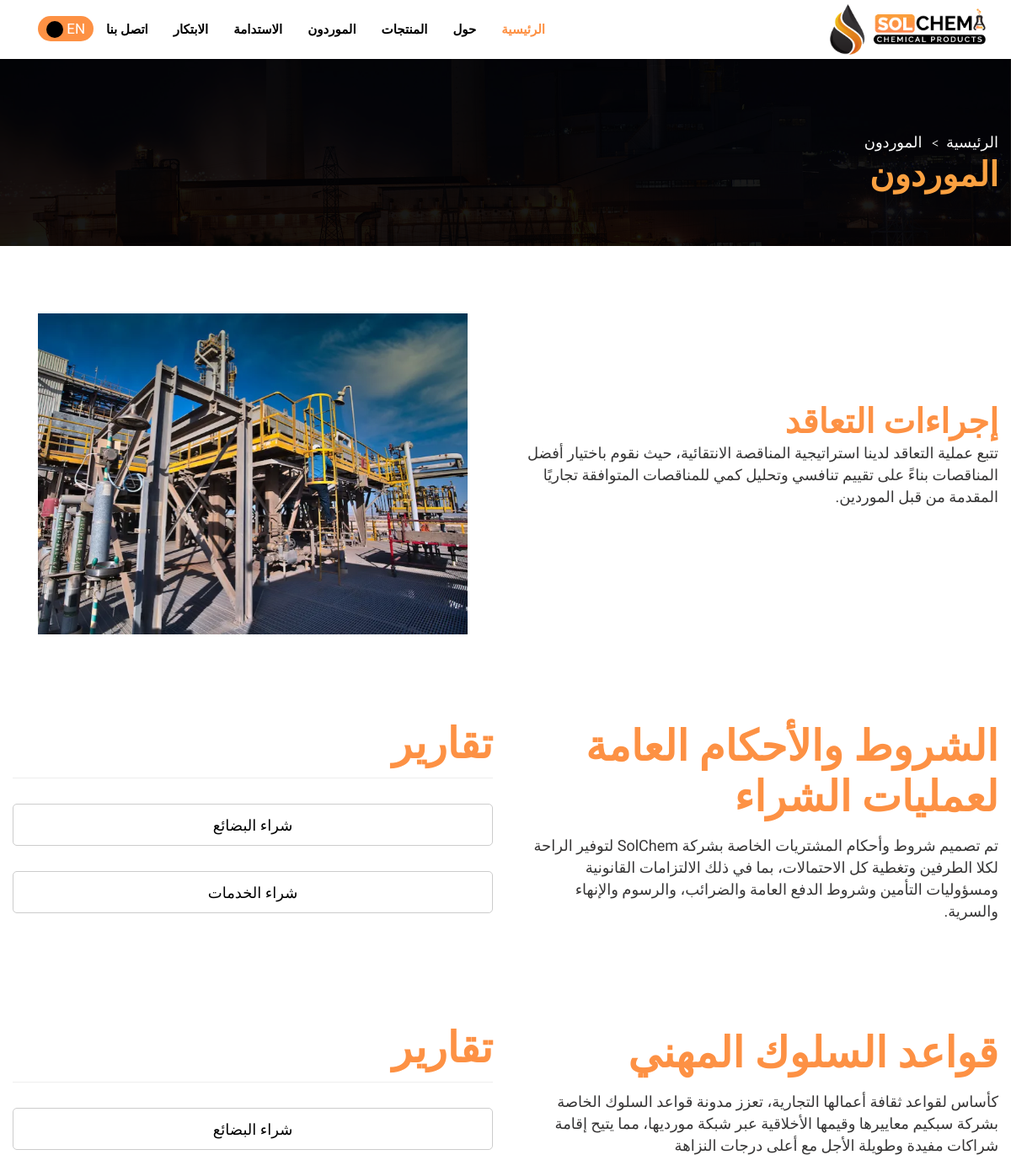
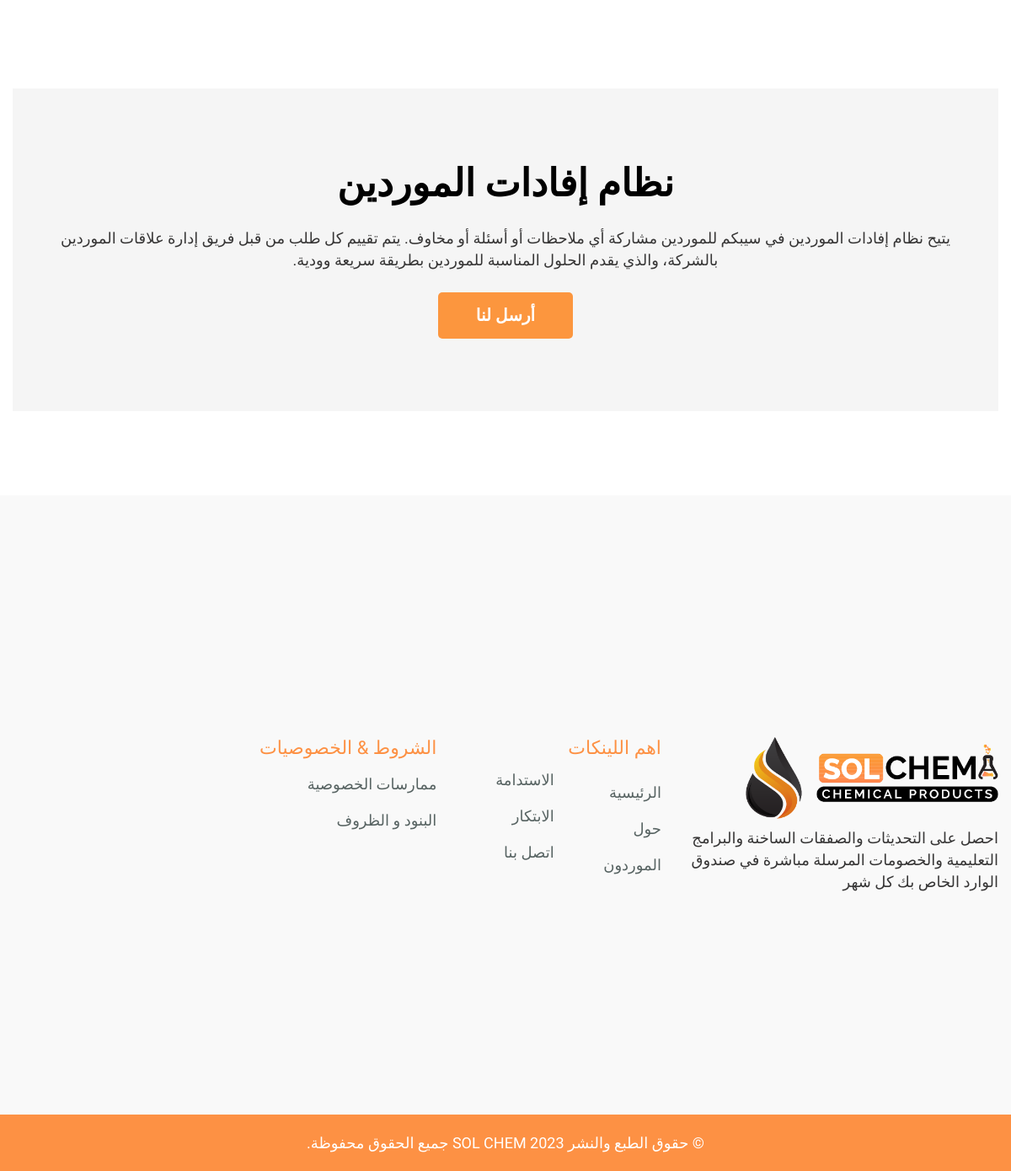
Screenshot of /suppliers/ar/subliers with the database file from the repository (2 pictures, top to bottom).
### suppliers/models.py (models this page shows, shortened)
class Section_one(models.Model):
    title = models.CharField(max_length=500)
    title_ar = models.CharField(max_length=500)
    description = models.TextField(null=True,blank=True)
    description_ar = models.TextField(null=True,blank=True)
    image = models.FileField(upload_to='careers/',null=True,blank=True)

class Section_two(models.Model):
    title = models.CharField(max_length=500)
    title_ar = models.CharField(max_length=500)
    description = models.TextField(null=True,blank=True)
    description_ar = models.TextField(null=True,blank=True)
    reports=models.ManyToManyField(Reports,null=True,blank=True)

class Reports(models.Model):
    title = models.CharField(max_length=100)
    title_ar = models.CharField(max_length=100)
    pdf = models.FileField(upload_to='pdfs/')

### suppliers/views.py (the view)
# urls.py: path('ar/subliers', views.subliers_ar, name='subliers_ar'),
def subliers_ar(request):
    one=Section_one.objects.all()
    two=Section_two.objects.all()
    context={
        'one':one,
        'two':two
    }
    return render(request, 'ar/sublier.html',context)

### products/context_processors.py (called while the page is built)
def categories(request):
    all_categories = category.objects.all()
    return {'all_categories': all_categories}

### templates/ar/sublier.html (shortened to what this page needs)
{% extends 'ar/base.html' %}
{% load static %}
{% block body %}
        <section class="page-title" style="background-image:url(images/new/bg1.jpg)">
            <div class="auto-container">
                 <ul class="page-breadcrumb">
                    <li><a href="index.html">الرئيسية</a></li>
                    <li>الموردون</li>
                </ul>
                <h2>الموردون</h2>
            </div>
        </section>
        <section class="about-section">
            <div class="auto-container">
                <div class="row">
                    <div class="content-column col-lg-6 col-md-6 col-sm-12 d-flex align-items-center">
                        <div class="inner-column">
                            <div class="sec-title">
                                <h2>{{one.first.title_ar}}</h2>
                            </div>
                            <div class="text-box">
                                <p>{{one.first.description_ar}}</p>
                            </div>
                        </div>
                    </div>
                    <div class="image-column col-lg-6 col-md-6 col-sm-12">
                        <div class="inner-column">
                            <div class="image-box">
                                <img src="{{one.first.image.url}}">
                            </div>
                        </div>
                    </div>
                </div>
            </div>
        </section>
        {% for section in two %}
        <div class="Procurement_Terms">
            <div class="auto-container">
                <div class="row">
                    <div class="col-lg-6 col-md-6 col-sm-6 col-xs-12">
                        <div class="Terms_Data">
                            <div class="forflex">
                                <h2>{{section.title_ar}}</h2>
                                <p>{{section.description_ar}}</p>
                            </div>
                        </div>
                    </div>
                    <div class="col-lg-6 col-md-6 col-sm-6 col-xs-12">
                        <div class="reports">
                            <div class="forflex">
                                <h2>تقارير</h2>
                                <div class="reportsItems">
                                    {% for report in section.reports.all %}
                                    <div class="itemReport">
                                        <a href="{{report.pdf.url}}">{{report.title_ar}}</a>
                                    </div>
                                    {% endfor %}
                                </div>
                            </div>
                        </div>
                    </div>
                </div>
            </div>
        </div>
        {% endfor %}
        <div class="feedBackSystem">
            <div class="auto-container">
                <div class="fedBox">
                    <div class="forflex">
                        <h2>نظام إفادات الموردين</h2>
                        <p>يتيح نظام إفادات الموردين في سيبكم للموردين مشاركة أي ملاحظات أو أسئلة أو مخاوف. يتم تقييم كل طلب من قبل فريق إدارة علاقات الموردين بالشركة، والذي يقدم الحلول المناسبة للموردين بطريقة سريعة وودية.</p>
                        <a href="{% url 'contact:contact_ar'  %}">أرسل لنا</a>
                    </div>
                </div>
            </div>
        </div>
        {% endblock %}

### static/css/style_Rtl.css (style rules this page uses)
body { direction: rtl; text-align: start; font-family: 'Cairo', sans-serif; }
.page-breadcrumb li { margin-left: 10px; margin-right: 0; padding-left: 15px; padding-right: 0; }
.page-breadcrumb li:after { left: -2px; right: auto; }
h1,h2,h3,h4,h5,h6 { font-family: 'Cairo', sans-serif; }

### rows the page displays
Section_one: first.title_ar "إجراءات التعاقد", first.description_ar "تتبع عملية التعاقد لدينا استراتيجية المناقصة الانتقائية، حيث نقوم باختيار أفضل المناقصات بناءً على تقييم تنافسي وتحليل كمي للمناقصات المتوافقة تجاريًا المقدمة من قبل الموردين.", first.image (picture)
Section_two: title_ar "الشروط والأحكام العامة لعمليات الشراء", description_ar "تم تصميم شروط وأحكام المشتريات الخاصة بشركة SolChem لتوفير الراحة لكلا الطرفين وتغطية كل الاحتمالات، بما في ذلك الالتزامات القانونية ومسؤوليات التأمين وشروط الدفع العامة والضرائب، والرسوم والإنهاء والسرية."
Reports: title_ar "شراء البضائع"
Reports: title_ar "شراء الخدمات"
Section_two: title_ar "قواعد السلوك المهني", description_ar "كأساس لقواعد ثقافة أعمالها التجارية، تعزز مدونة قواعد السلوك الخاصة بشركة سبكيم معاييرها وقيمها الأخلاقية عبر شبكة مورديها، مما يتيح إقامة شراكات مفيدة وطويلة الأجل مع أعلى درجات النزاهة"
